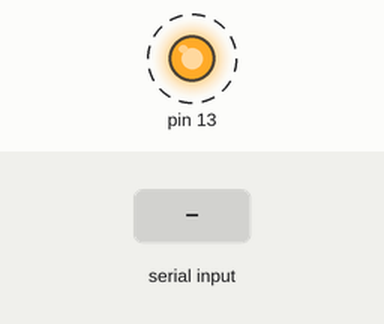
This sketch was run on a simulated Arduino Uno, built with avr-gcc and run on an emulated ATmega328P. Shown: output pins drawn as LEDs (lit = HIGH). Dashed ring = blinking. The test bench sets the inputs (shaded band). What the sketch prints to the serial monitor is not drawn.

Above: at 1.2 s.
1.3 s: "1\n" received over Serial
Timing chart, 0 to 10.3 s (numbered marks = the images above; inputs shaded):
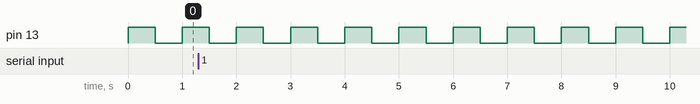

Measured:
- by itself, pin 13: alternates HIGH for 0.50 s and LOW for 0.50 s

The sketch:

serial.ino
```cpp
/*
 * serial
 * Gertduino Manual Page 5 for configuration serial to 328
 */

String inData;
char ch;

void setup()
{
  Serial.begin( 57600 );
  pinMode( 13, OUTPUT );
  inData = "";
}

void loop()
{
  while( Serial.available() > 0 ) {
    ch = Serial.read();
    inData += ch;
    if( ch == '\n' || ch == 13 || ch == 10 || ch == '\r' ) {
      Serial.print( "+" );
      Serial.println( inData );
      inData = "";
    } else {
      Serial.print( "." );
    }
  }

  digitalWrite( 13, HIGH ); delay( 500 );
  digitalWrite( 13, LOW ); delay( 500 );
  Serial.println( "Hello World." );
}
```
